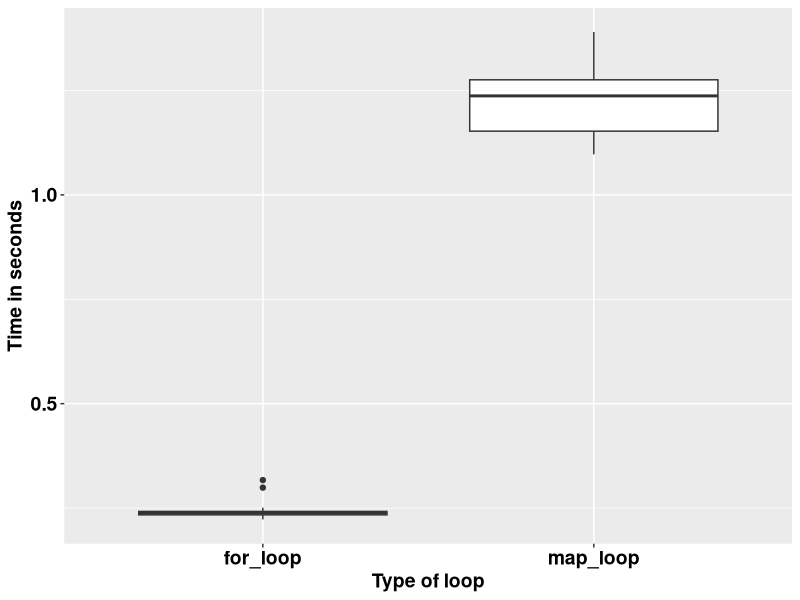

Generate this figure with R:
## ---- chunk 1
knitr::opts_chunk$set(echo = TRUE)
## ---- chunk 2
square <- function(a) a**2
square(3)
## ---- chunk 3
square <- function(b){ # Create the function name, called square
  b**2
}
square(3)
## ---- chunk 4
square <- function(c){ 
  product <- c**2
  return(product)
}
square(3)
## ---- chunk 5
square <- function(d){
  product <- d**2
  print(product)
}
square(5)
## ---- chunk 6
square <- function(e){
  product <- e**2
  (product)
}
square(9)
## ---- chunk 7
square <- function(f){
  product <- f**2
  show(product)
}
square(9)
## ---- chunk 8
square_root <- function(b){
  product <- b^0.5 # The square root of a number is the number raised to power half
  return(product/2)
}
square_root(9)
## ---- chunk 9
square_root
## ---- chunk 10
square(-10:10)
## ---- chunk 11
square_root(c(-26, 1:15, 158))
## ---- chunk 12
m <- list(12, 18, 345)
square_root(m[[2]])
## ---- chunk 13
rescale <- function(x){
  m <- mean(x)
  s <- sd(x)
  (x - m) / s
}
rescale(c(-52, 58, 46, 99))
## ---- chunk 14
rescale <- function(x, only_translate){
  m <- mean(x)
  translated <- x - m
  if (only_translate) return(translated)
  s <- sd(x)
  translated / s
}

rescale(x = 1:6, only_translate = TRUE)
## ---- chunk 15
rescale <- function(x, only_translate){
  m <- mean(x)
  translated <- x - m
  if (only_translate) return(translated)
  s <- sd(x)
  translated / s
}

rescale(x = 1:4, only_translate = FALSE)
## ---- chunk 16
rescale(only_translate = TRUE, x = 1:4)
## ---- chunk 17
rescale(x = 1:4, TRUE)
rescale(TRUE, x = 1:4)
rescale(1:4, only_translate = T)
rescale(only_translate = T, 1:4)
## ---- chunk 18
rescale(1:4, o = T)
rescale(o = T, 1:4)
## ---- chunk 19
rescale <- function(x, only_translate = FALSE){
  m <- mean(x)
  translated <- x - m
  if(only_translate) return(translated)
  s <- sd(x)
  translated / s
}
## ---- chunk 20
rescale(1:4) # This runs with only_translate being taken as FALSE by default.
## ---- chunk 21
rescale <- function(x, ...){
  m <- mean(x, ...)
  s <- sd(x, ...)
  (x - m) / s
}

rescale(1:4) # 
## ---- chunk 22
x <- c(NA, 1:3)
rescale(x)
## ---- chunk 23
x <- c(NA, 1:3)
rescale(x, na.rm = TRUE)
## ---- chunk 24
some_function <- function(x) x
other_function <- function(x, ...) x
# some_function(1:4, foo = "bar") # This does not run because there was no allowance.
other_function(1:4, foo = "bar")

## ---- chunk 25
f <- function(...) list(...)
g <- function(x, y, ...) f(...)
g(x = 1, y = 2, z = 3, w = 4)
## ---- chunk 26
compare_rasters <- function(x) {
  if (sum(x > 0.5, na.rm = TRUE) > 7) {
    return(1)
  } else {
    return(0)
  }
  
}
## ---- chunk 27
library(tidyverse)
volumes <- rnorm(1000000)

for_loop <- vector()

for (k in 1:20) {
  for_loop[k] <- system.time(for (i in 1:length(volumes)) {
    2.3 * volumes[i] ^ 9
  })
}

map_loop <- vector()
for (j in 1:20) {
  map_loop[j] <- system.time(map_vec(volumes, \(x) 2.3 * x ^ 9))
}
## ---- chunk 28
data.frame(for_loop = for_loop, map_loop = map_loop) %>% 
  gather(key = "key", value = "value") %>% 
  ggplot(aes(key, value)) +
  geom_boxplot() +
  labs(x = "Type of loop",
       y = "Time in seconds") +
  theme(text = element_text(size = 14, face = "bold", colour = "black")) +
  theme(axis.text = element_text(size = 14, face = "bold", colour = "black"))
## ---- chunk 29
library(stringr)
library(lubridate)

vec <- c("Today is th Sept 2023")

# The task is to get the date information and make it a date object.

pattern <- "\\d{1,2}th \\[A-Za-z]+ \\d{4}"

date_object <- str_extract(vec, pattern)

date_object <- str_replace(date_object, "th", "")

date_object <- str_replace(date_object, "Sept", "9")

date_object <- dmy(date_object)

print(date_object)
